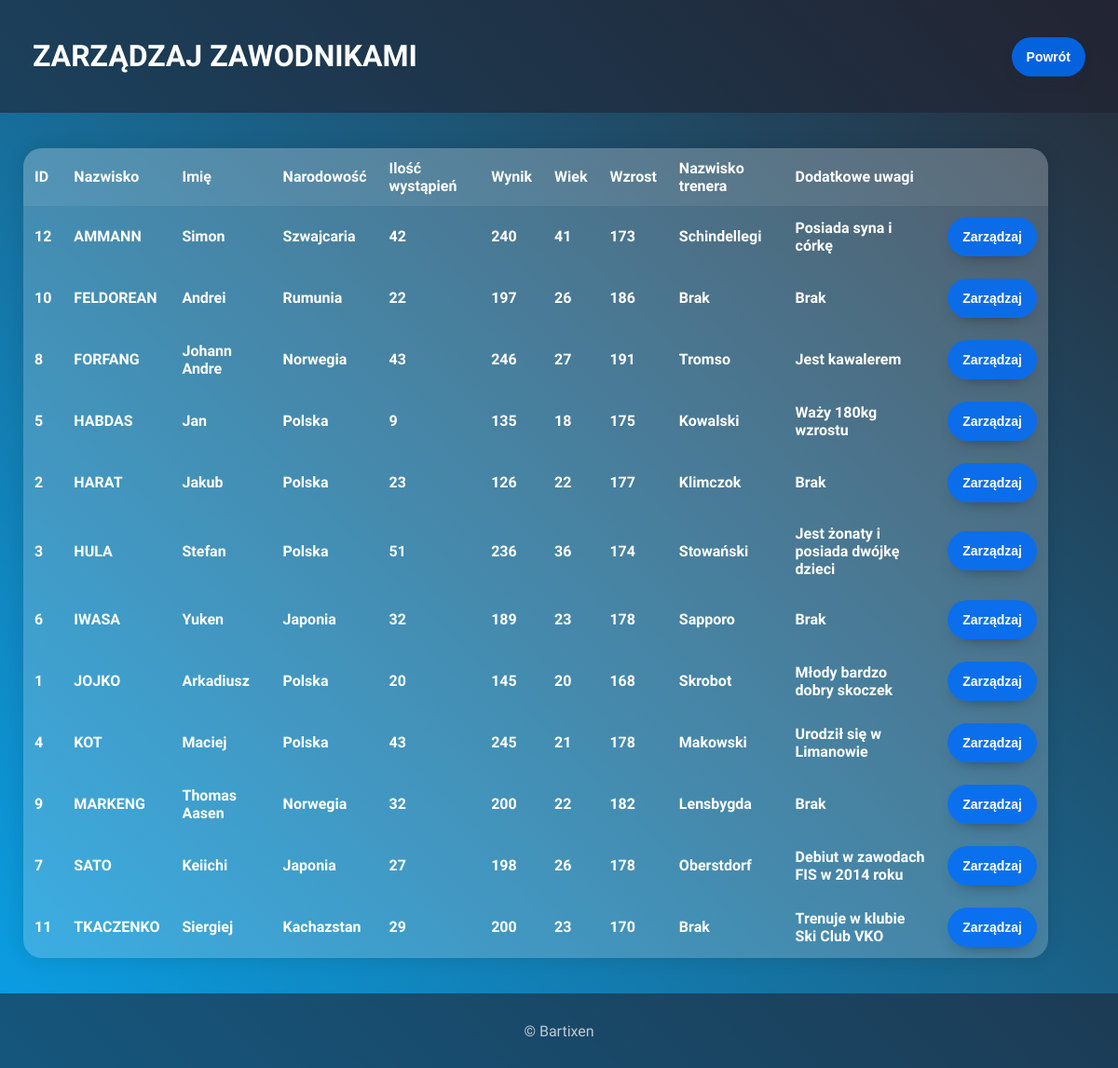
/authorization/manage/index.php (signed in), run on the app's committed database.
### tables this page shows
CREATE TABLE `zawodnicy` (
  `id` int(100) NOT NULL,
  `nazwisko` varchar(50) DEFAULT NULL,
  `imie` varchar(50) DEFAULT NULL,
  `narodowosc` varchar(50) DEFAULT NULL,
  `ilosc_wystapien` varchar(100) DEFAULT NULL,
  `wynik` int(100) DEFAULT NULL,
  `wiek` varchar(100) DEFAULT NULL,
  `wzrost` varchar(100) DEFAULT NULL,
  `nazwisko_trenera` varchar(50) DEFAULT NULL,
  `uwagi` varchar(500) DEFAULT NULL
);

### www/authorization/manage/list.php (the view, shortened to what this page needs)
<?php
    require_once "../../connect.php";
    try {
        $connection = new mysqli($host, $db_user, $db_password, $db_name);
        $connection->query("SET NAMES 'utf8'");
        if ($connection->connect_errno!=0) {
            throw new Exception(mysqli_connect_errno());
        } else {
            $sql = "SELECT * FROM zawodnicy ORDER BY `zawodnicy`.`nazwisko` ASC";
            $result = $connection->query($sql);
            if ($result->num_rows > 0) {
                echo "<table><tr><th>ID</th><th>Nazwisko</th><th>Imię</th><th>Narodowość</th><th>Ilość wystąpień</th><th>Wynik</th><th>Wiek</th><th>Wzrost</th><th>Nazwisko trenera</th><th>Dodatkowe uwagi</th><th></th></tr>";
                while($row = $result->fetch_assoc()) {
                    echo "<tr><th>" . $row["id"]. "</th><th>" . $row["nazwisko"]. "</th><th>" . $row["imie"]. "</th><th>" . $row["narodowosc"]. "</th><th>" . $row["ilosc_wystapien"]. "</th><th>" . $row["wynik"]. "</th><th>" . $row["wiek"]. "</th><th>" . $row["wzrost"]. "</th><th>" . $row["nazwisko_trenera"]. "</th><th>" . $row["uwagi"]. "</th><th><a href='manage.php?id=" . $row["id"]. "&from=manage'><button>Zarządzaj</button></a></th></tr>";
                }
                echo "</table>";
            } else {
                echo '<div type="button" class="pop-up">Brak danych</div>';
            }
        }
    } catch(Exception $e) {
        echo 'Internal error: '.$e;
    }
?>

### www/assets/style.css (style rules this page uses)
html { position: relative; }
body { background: linear-gradient(45deg, #09a1e7, #282a35); background-attachment: fixed; color: white; font-family: 'Source Sans Pro', sans-serif; margin:0; padding:0; min-height: 100vh; }
table { width: 100%; max-width: 1100px; box-shadow: 0 0 20px rgba(0, 0, 0, 0.1); overflow: hidden; border-collapse: collapse; margin-left: 25px; margin-right: 25px; border-radius: 20px; }
th, td { padding: 12px; background-color: rgba(255, 255, 255, 0.2); }
th { text-align: left; }
tr:nth-child(1) { font-size: 16px; background-color: rgba(255, 255, 255, 0.075); }
button { background: #006efdd7; border-radius: 999px; color: white; box-shadow: #282a35 0 8px 18px -12px; font-size: 14px; font-weight: 600; line-height: 22px; padding: 10px 16px; border: 0; }
a:link { text-decoration: none; }

### data on the page
zawodnicy: id "12", nazwisko "AMMANN", imie "Simon", narodowosc "Szwajcaria", ilosc_wystapien "42", wynik "240", wiek "41", wzrost "173", nazwisko_trenera "Schindellegi", uwagi "Posiada syna i córkę"
zawodnicy: id "10", nazwisko "FELDOREAN", imie "Andrei", narodowosc "Rumunia", ilosc_wystapien "22", wynik "197", wiek "26", wzrost "186", nazwisko_trenera "Brak", uwagi "Brak"
zawodnicy: id "8", nazwisko "FORFANG", imie "Johann Andre", narodowosc "Norwegia", ilosc_wystapien "43", wynik "246", wiek "27", wzrost "191", nazwisko_trenera "Tromso", uwagi "Jest kawalerem"
zawodnicy: id "5", nazwisko "HABDAS", imie "Jan", narodowosc "Polska", ilosc_wystapien "9", wynik "135", wiek "18", wzrost "175", nazwisko_trenera "Kowalski", uwagi "Waży 180kg wzrostu"
zawodnicy: id "2", nazwisko "HARAT", imie "Jakub", narodowosc "Polska", ilosc_wystapien "23", wynik "126", wiek "22", wzrost "177", nazwisko_trenera "Klimczok", uwagi "Brak"
zawodnicy: id "3", nazwisko "HULA", imie "Stefan", narodowosc "Polska", ilosc_wystapien "51", wynik "236", wiek "36", wzrost "174", nazwisko_trenera "Stowański", uwagi "Jest żonaty i posiada dwójkę dzieci"
zawodnicy: id "6", nazwisko "IWASA", imie "Yuken", narodowosc "Japonia", ilosc_wystapien "32", wynik "189", wiek "23", wzrost "178", nazwisko_trenera "Sapporo", uwagi "Brak"
zawodnicy: id "1", nazwisko "JOJKO", imie "Arkadiusz", narodowosc "Polska", ilosc_wystapien "20", wynik "145", wiek "20", wzrost "168", nazwisko_trenera "Skrobot", uwagi "Młody bardzo dobry skoczek"
zawodnicy: id "4", nazwisko "KOT", imie "Maciej", narodowosc "Polska", ilosc_wystapien "43", wynik "245", wiek "21", wzrost "178", nazwisko_trenera "Makowski", uwagi "Urodził się w Limanowie"
zawodnicy: id "9", nazwisko "MARKENG", imie "Thomas Aasen", narodowosc "Norwegia", ilosc_wystapien "32", wynik "200", wiek "22", wzrost "182", nazwisko_trenera "Lensbygda", uwagi "Brak"
zawodnicy: id "7", nazwisko "SATO", imie "Keiichi", narodowosc "Japonia", ilosc_wystapien "27", wynik "198", wiek "26", wzrost "178", nazwisko_trenera "Oberstdorf", uwagi "Debiut w zawodach FIS w 2014 roku"
zawodnicy: id "11", nazwisko "TKACZENKO", imie "Siergiej", narodowosc "Kachazstan", ilosc_wystapien "29", wynik "200", wiek "23", wzrost "170", nazwisko_trenera "Brak", uwagi "Trenuje w klubie Ski Club VKO"
